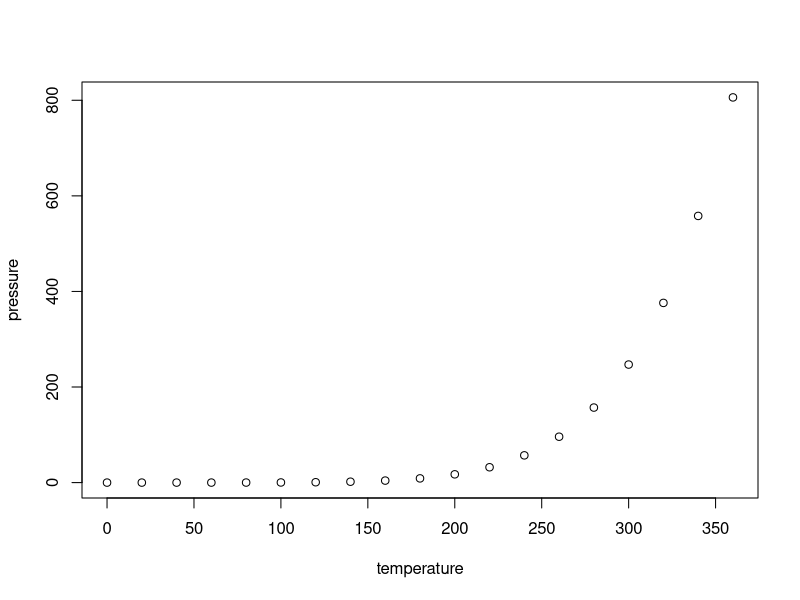
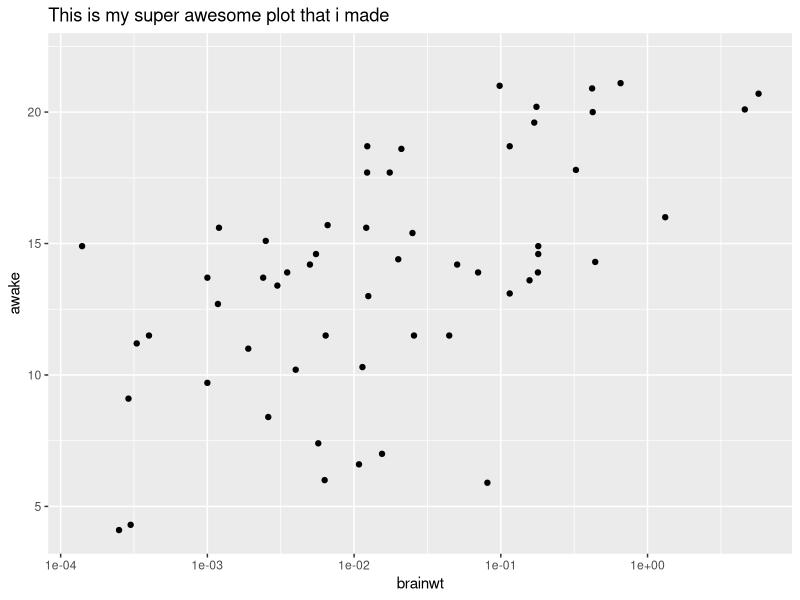

The R script that drew these images, in order:
## ---- chunk 1
knitr::opts_chunk$set(echo = TRUE)
## ---- chunk 2
summary(cars)
## ---- chunk 3
plot(pressure)
## ---- chunk 4

knitr::opts_chunk$set(echo = FALSE)

library(tidyverse)
library(ggplot2)
str(msleep)
msleep %>% ggplot(aes(brainwt, awake)) + geom_point() +ggtitle("This is my super awesome plot that i made") +scale_x_log10() 

